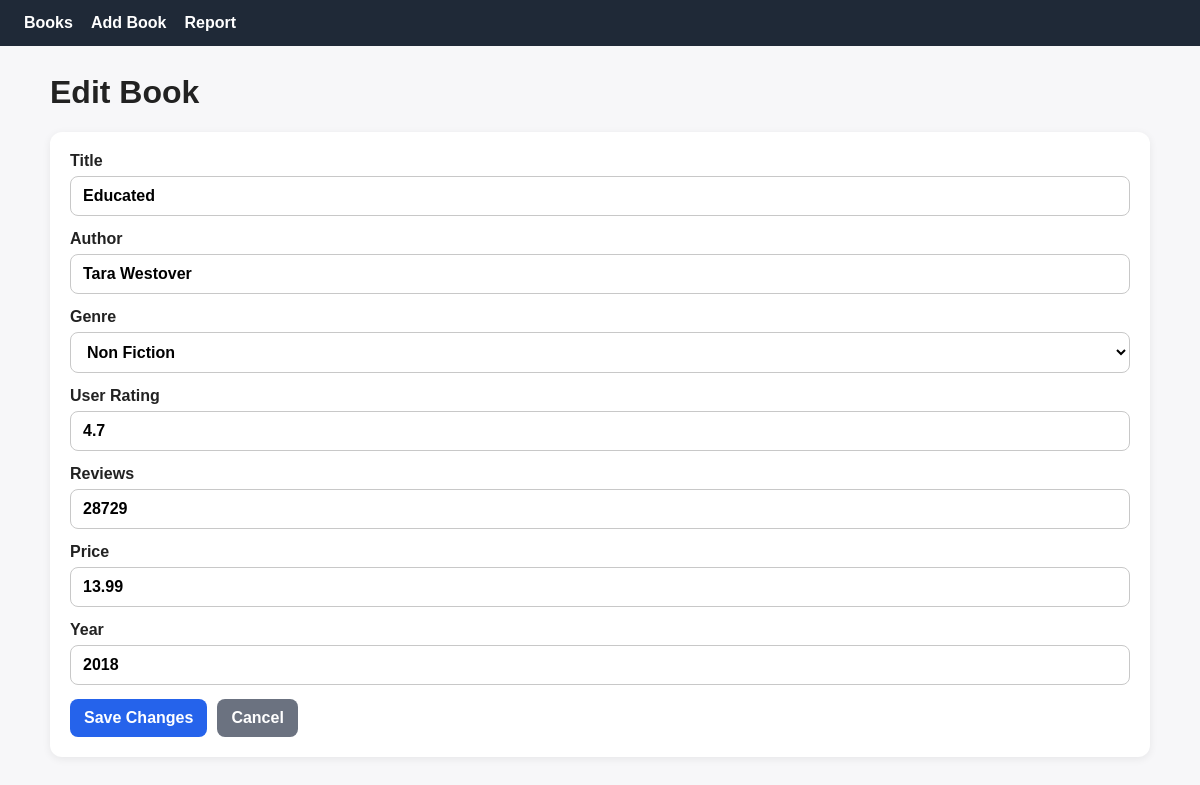
Screenshot of /books/edit/2 with the database file from the repository.
### tables this page shows
CREATE TABLE books (
  book_id INTEGER PRIMARY KEY AUTOINCREMENT,
  title TEXT NOT NULL,
  author_name TEXT NOT NULL,
  genre_id INTEGER NOT NULL,
  user_rating REAL,
  reviews INTEGER,
  price REAL,
  year INTEGER NOT NULL,
  FOREIGN KEY (genre_id) REFERENCES genres (genre_id)
);

### app.py (the view, shortened to what this page needs)
@app.route('/books/edit/<int:book_id>', methods=['GET', 'POST'])
def edit_book(book_id):
    conn = get_db_connection()
    try:
        book = conn.execute('SELECT * FROM books WHERE book_id = ?', (book_id,)).fetchone()
    finally:
        conn.close()
    if book is None:
        flash('Book not found.')
        return redirect(url_for('list_books'))
    return render_book_form('Edit Book', 'Save Changes', book)

### app.py (called while the page is built)
def get_db_connection():
    conn = sqlite3.connect(DATABASE, timeout=5, isolation_level=None)
    conn.row_factory = sqlite3.Row
    conn.execute('PRAGMA foreign_keys = ON')
    conn.execute('PRAGMA journal_mode = WAL')
    return conn

def fetch_genres():
    conn = get_db_connection()
    try:
        return conn.execute(
            'SELECT genre_id, name FROM genres ORDER BY name'
        ).fetchall()
    finally:
        conn.close()

def render_book_form(form_title, submit_label, book=None):
    return render_template(
        'book_form.html',
        form_title=form_title,
        submit_label=submit_label,
        book=book,
        genres=fetch_genres()
    )

### templates/book_form.html (shortened to what this page needs)
{% extends 'base.html' %}
{% block content %}
  <h1>{{ form_title }}</h1>
  <form method="post" class="form-card">
    <label>
      Title
      <input type="text" name="title" value="{{ book['title'] if book else '' }}" required>
    </label>
    <label>
      Author
      <input type="text" name="author_name" value="{{ book['author_name'] if book else '' }}" required>
    </label>
    <label>
      Genre
      <select name="genre_id" required>
        {% for genre in genres %}
          {% set selected_genre = book['genre_id']|string if book else '' %}
          <option value="{{ genre['genre_id'] }}" {% if selected_genre == genre['genre_id']|string %}selected{% endif %}>
            {{ genre['name'] }}
          </option>
        {% endfor %}
      </select>
    </label>
    <label>
      User Rating
      <input type="number" step="0.1" min="0" max="5" name="user_rating" value="{{ book['user_rating'] if book and book['user_rating'] is not none else '' }}">
    </label>
    <label>
      Reviews
      <input type="number" min="0" name="reviews" value="{{ book['reviews'] if book and book['reviews'] is not none else '' }}">
    </label>
    <label>
      Price
      <input type="number" step="0.01" min="0" name="price" value="{{ book['price'] if book and book['price'] is not none else '' }}">
    </label>
    <label>
      Year
      <input type="number" min="1900" max="2100" name="year" value="{{ book['year'] if book else '' }}" required>
    </label>
    <div class="button-row">
      <button class="button" type="submit">{{ submit_label }}</button>
      <a class="button secondary" href="{{ url_for('list_books') }}">Cancel</a>
    </div>
  </form>
{% endblock %}

### static/styles.css (style rules this page uses)
body { font-family: Arial, sans-serif; margin: 0; background: #f7f7f9; color: #222; }
h1, h3 { margin-top: 0; }
.form-card { background: white; border-radius: 12px; padding: 20px; box-shadow: 0 2px 8px rgba(0, 0, 0, 0.07); display: grid; gap: 14px; margin-bottom: 22px; }
label { display: flex; flex-direction: column; gap: 6px; font-weight: 600; }
input, select, button { font: inherit; }
input, select { padding: 10px 12px; border-radius: 8px; border: 1px solid #c8c8c8; background: white; }
.button-row, .actions { display: flex; gap: 10px; align-items: center; flex-wrap: wrap; }
.button { display: inline-block; text-decoration: none; border: none; border-radius: 8px; padding: 10px 14px; background: #2563eb; color: white; cursor: pointer; font-weight: 600; }
.button.secondary { background: #6b7280; }

### rows the page displays
books: title "Educated", author_name "Tara Westover", user_rating "4.7", reviews "28729", price "13.99", year "2018"

### other values shown
{{ submit_label }} "Save Changes"
form field genre_id "Non Fiction"
